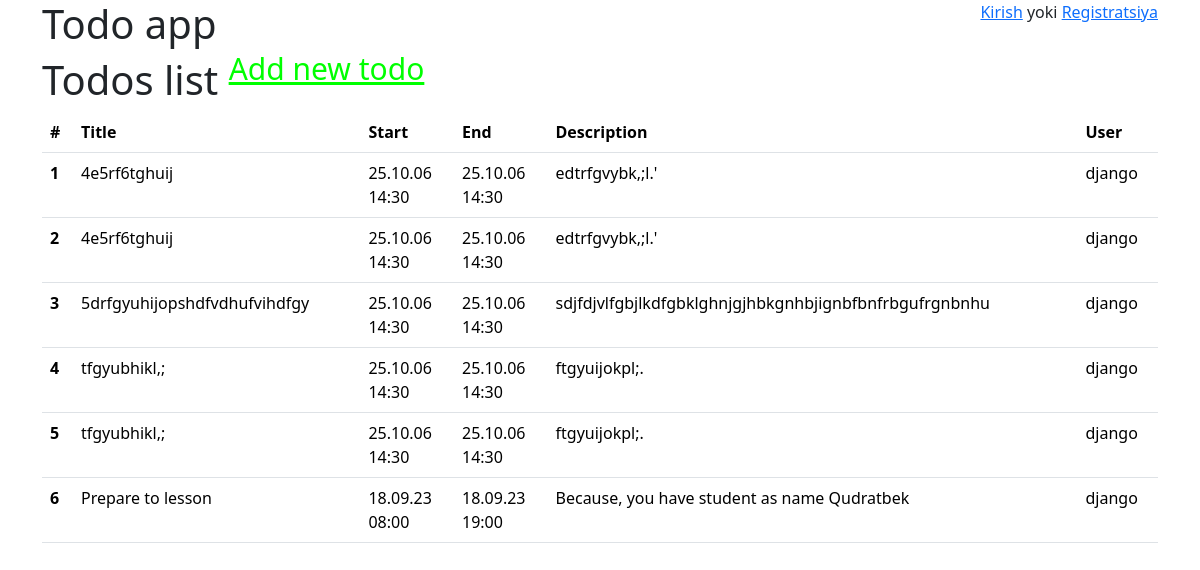
Page /todos/list/1/ on the committed database.
### app_todos/models.py (models this page shows, shortened)
class Todos(models.Model):
    title = models.CharField(max_length=255, verbose_name='Todo title')
    description = models.TextField(verbose_name='Full text todo')
    start_time = models.DateTimeField(verbose_name='Start time')
    end_time = models.DateTimeField(verbose_name='End time')
    statuses = {
        ('a', 'active'),
        ('d', 'done'),
        ('n', 'not yet')
    }
    status = models.CharField(max_length=15, verbose_name='Status', choices=statuses)
    user = models.ForeignKey(User, on_delete=models.CASCADE, verbose_name='Author')
    class Meta:
        db_table = 'todo_list'
        ordering = ['start_time', 'title']

### app_todos/views.py (the view)
# urls.py: path('list/<int:fk>/', TodoListView.as_view(), name='todo-list'),
class TodoListView(ListView):
    template_name = 'todos/list.html'
    def get_queryset(self):
        try:
            fk = self.kwargs['fk']
            queryset = Todos.objects.filter(user=fk)
        except:
            queryset = Todos.objects.all()
        return queryset

### templates/todos/list.html (shortened to what this page needs)
{% extends 'base.html' %}
{% block content %}
    <h1>Todos list <sup><a href="{% url 'todo-new' %}" style="color: lime">Add new todo</a></sup></h1>
    <table class="table table-hover">
        <thead class="">
            <tr>
                <th col="scope">#</th>
                <th col="scope">Title</th>
                <th col="scope">Start</th>
                <th col="scope">End</th>
                <th col="scope">Description</th>
                <th col="scope">User</th>
            </tr>
        </thead>
        <tbody>
            {% for todo in object_list %}
                <tr>
                    <th col="scope">{{ forloop.counter }}</th>
                    <td>{{ todo.title }}</td>
                    <td>{{ todo.start_time|date:"d.m.y" }}<br>{{ todo.start_time|time:"H:i" }}</td>
                    <td>{{ todo.end_time|date:"d.m.y" }}<br>{{ todo.end_time|time:"H:i" }}</td>
                    <td>{{ todo.description }}</td>
                    <td>{{ todo.user }}</td>
                </tr>
                {% endfor %}
        </tbody>
    </table>
{% endblock %}

### templates/base.html (shortened to what this page needs)
{% load static %}
<!DOCTYPE html>
<html lang="en">
<head>
    <link href="https://cdn.jsdelivr.net/npm/bootstrap@5.3.2/dist/css/bootstrap.min.css" rel="stylesheet">
</head>
<body class="container">
    <div style="float: right">
        {% if user.is_authenticated %}
            <div class="dropdown">
              <span>{{ user.username}}</span>
              <div class="dropdown-content">
                <p><a href="/accounts/logout">Chiqish</a></p>
              </div>
            </div>
        {% else %}
            <a href="/accounts/login/">Kirish</a> yoki <a href="/accounts/register/">Registratsiya</a>
        {% endif %}
    </div>
    <h1>Todo app</h1>
    {% block content %}
    {% endblock %}
</body>
</html>

### rows in the picture
Todos: title "4e5rf6tghuij", start_time "25.10.06", start_time "14:30", end_time "25.10.06", end_time "14:30", description "edtrfgvybk,;l.'", user "django"
Todos: title "4e5rf6tghuij", start_time "25.10.06", start_time "14:30", end_time "25.10.06", end_time "14:30", description "edtrfgvybk,;l.'", user "django"
Todos: title "5drfgyuhijopshdfvdhufvihdfgy", start_time "25.10.06", start_time "14:30", end_time "25.10.06", end_time "14:30", description "sdjfdjvlfgbjlkdfgbklghnjgjhbkgnhbjignbfbnfrbgufrgnbnhu", user "django"
Todos: title "tfgyubhikl,;", start_time "25.10.06", start_time "14:30", end_time "25.10.06", end_time "14:30", description "ftgyuijokpl;.", user "django"
Todos: title "tfgyubhikl,;", start_time "25.10.06", start_time "14:30", end_time "25.10.06", end_time "14:30", description "ftgyuijokpl;.", user "django"
Todos: title "Prepare to lesson", start_time "18.09.23", start_time "08:00", end_time "18.09.23", end_time "19:00", description "Because, you have student as name Qudratbek", user "django"
